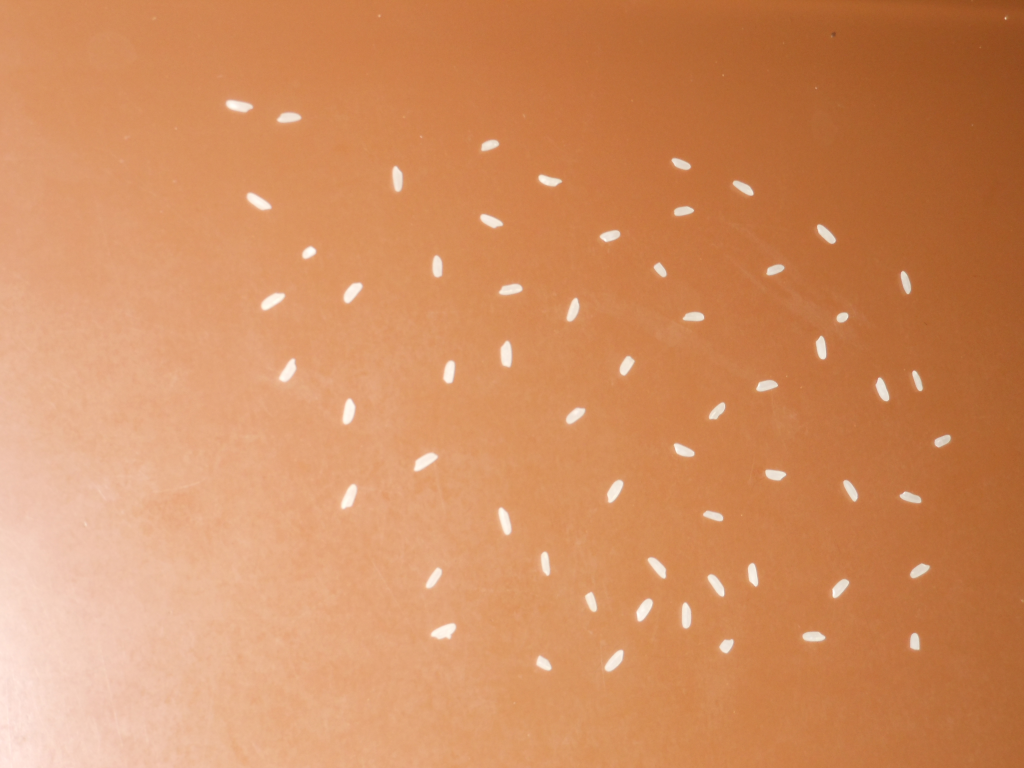
#> input picture 60.bmp, 1024 x 768 px
$ python main.py
#> lines starting #> are read from the running program, lines starting #| are printed output that depends on the picture; after the words box and inside, x2 and y2 are one past the last pixel; in counts of white or black regions, pixels touching at a corner belong together
import sys
import numpy as np
import cv2

INPUT_IMAGES = (
    ('60', '60.bmp'),
    ('82', '82.bmp'),
    ('114', '114.bmp'),
    ('150', '150.bmp'),
    ('205', '205.bmp'),
)

def main():
    for nome, img in INPUT_IMAGES:
        img = cv2.imread(img, 0)
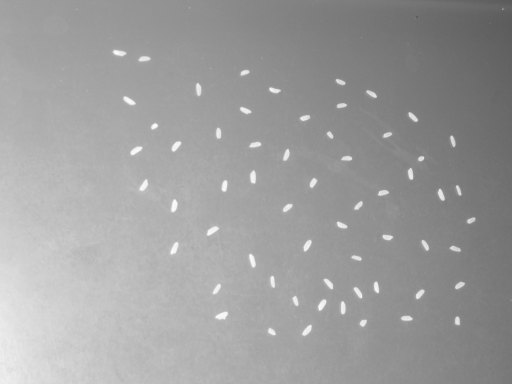
#> img: shape (768, 1024) (shown at 1/2 size); min 85, max 253, mean 156.9
        if img is None:
            print('Failed to open image. \n')
            sys.exit()


        blur = cv2.bilateralFilter(img, d=-1, sigmaColor=50, sigmaSpace=3)

        adaptativeThreshold = cv2.adaptiveThreshold(blur, maxValue=1, adaptiveMethod=cv2.ADAPTIVE_THRESH_GAUSSIAN_C, thresholdType=cv2.THRESH_BINARY, blockSize=101, C=-27)
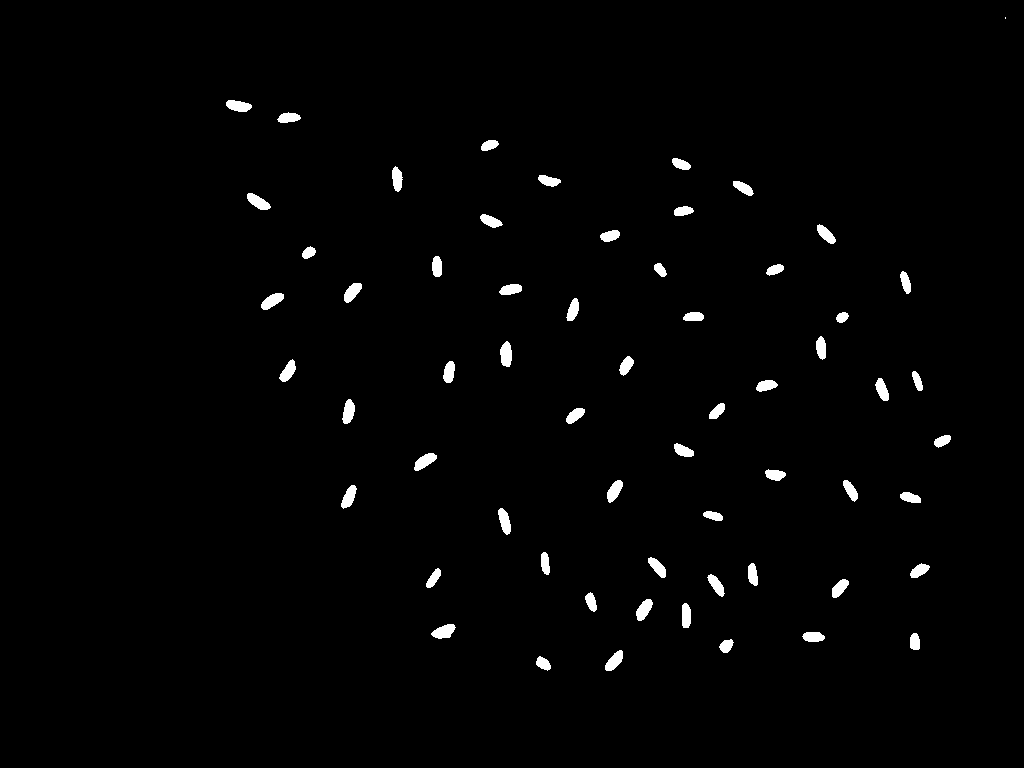
#> adaptativeThreshold: shape (768, 1024); values 0 (black) and 1 (white), 1.4% white; 61 white regions (1 under 20 px), largest, box (x1, y1, x2, y2) and area: (431, 624, 456, 639) 244, (500, 341, 512, 367) 243, (414, 453, 437, 471) 235

        otsuThreshold, globalThreshold = cv2.threshold(blur, thresh=0, maxval=1, type=cv2.THRESH_BINARY+cv2.THRESH_OTSU)
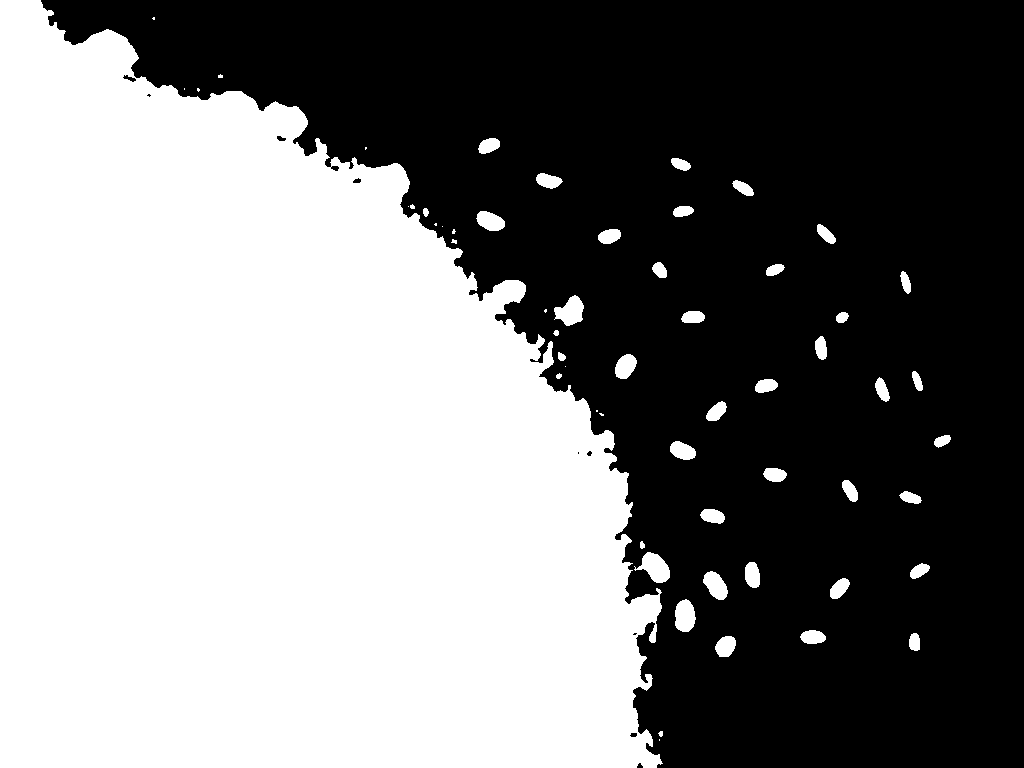
#> globalThreshold: shape (768, 1024); values 0 (black) and 1 (white), 49.1% white; 58 white regions (15 under 20 px), largest, box (x1, y1, x2, y2) and area: (0, 0, 663, 768) 376495, (634, 552, 670, 583) 627, (554, 295, 584, 326) 583
#> otsuThreshold = 157

        mask = adaptativeThreshold * globalThreshold

        kernel = np.ones((3,3), np.float32)
        mask = cv2.morphologyEx(mask, cv2.MORPH_ERODE, kernel, iterations=2)
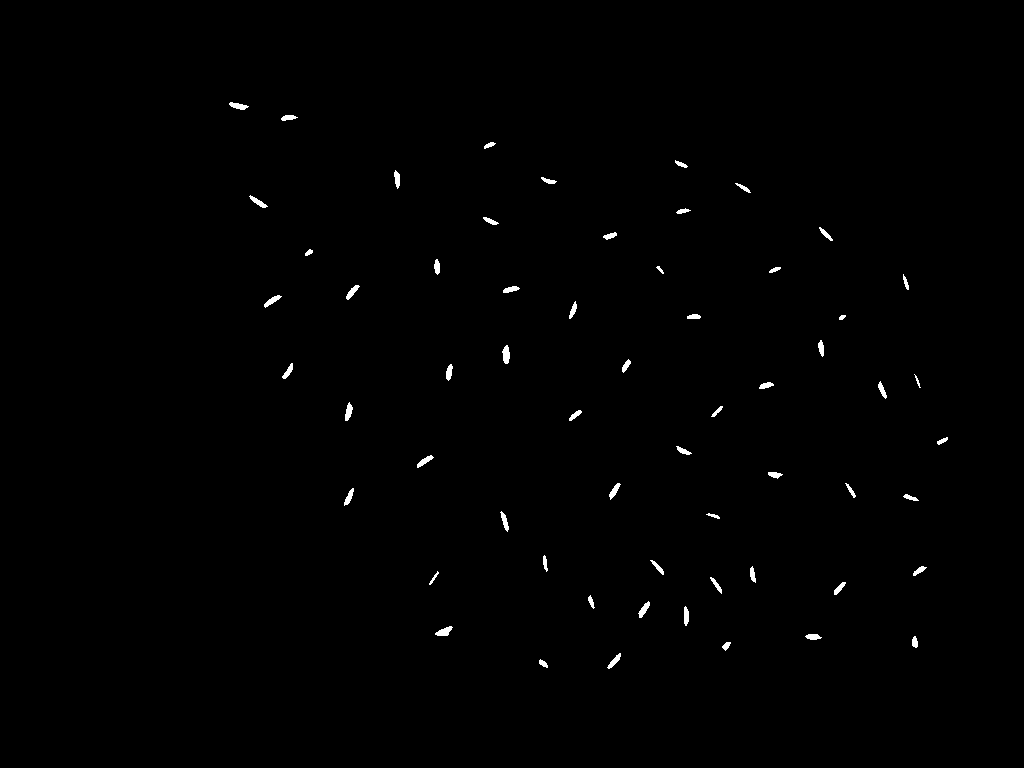
#> mask: shape (768, 1024); values 0 (black) and 1 (white), 0.5% white; 60 white regions, largest, box (x1, y1, x2, y2) and area: (502, 345, 510, 364) 109, (435, 626, 453, 636) 105, (345, 402, 353, 421) 93
        mask = cv2.morphologyEx(mask, cv2.MORPH_DILATE, kernel, iterations=1)
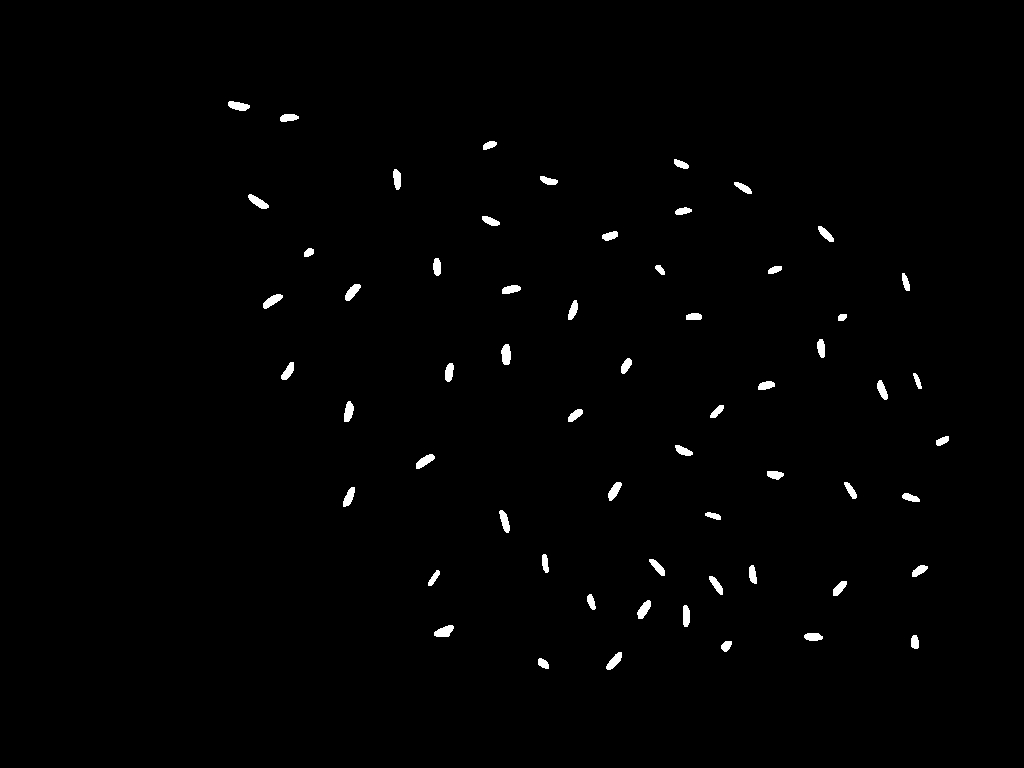
#> mask: shape (768, 1024); values 0 (black) and 1 (white), 0.89% white; 60 white regions, largest, box (x1, y1, x2, y2) and area: (501, 344, 511, 365) 167, (434, 625, 454, 637) 165, (263, 294, 283, 309) 156

        n, labels, stats, _ = cv2.connectedComponentsWithStats(mask, connectivity=4)
#> labels: shape (768, 1024) int32; 61 distinct labels, from 0 to 60
#> n = 61; stats = 61 rows, first 6: [0, 0, 1024, 768, 779430], [228, 101, 22, 10, 152], [280, 114, 19, 8, 119], [483, 141, 14, 9, 87], [674, 159, 15, 10, 94], [393, 169, 8, 21, 133]

        blobs = []

        for label in range(1, n):
            blobs.append(stats[label, cv2.CC_STAT_AREA])
#> after the loop, blobs = 60 values, max 167 at index 24, min 54 at index 22, mean 116.7

        blobs.sort()

        median = np.median(blobs)
#> median = 116

        blobs = [round(blob/median) if blob > median else 1 for blob in blobs]
#> blobs = 60 values from 1 to 1

        print(sum(blobs))
#| 60


        cv2.imwrite(f'test{nome}.png', mask*255)
#> pass 2 of the loop in main, `for nome, img in INPUT_IMAGES:`:
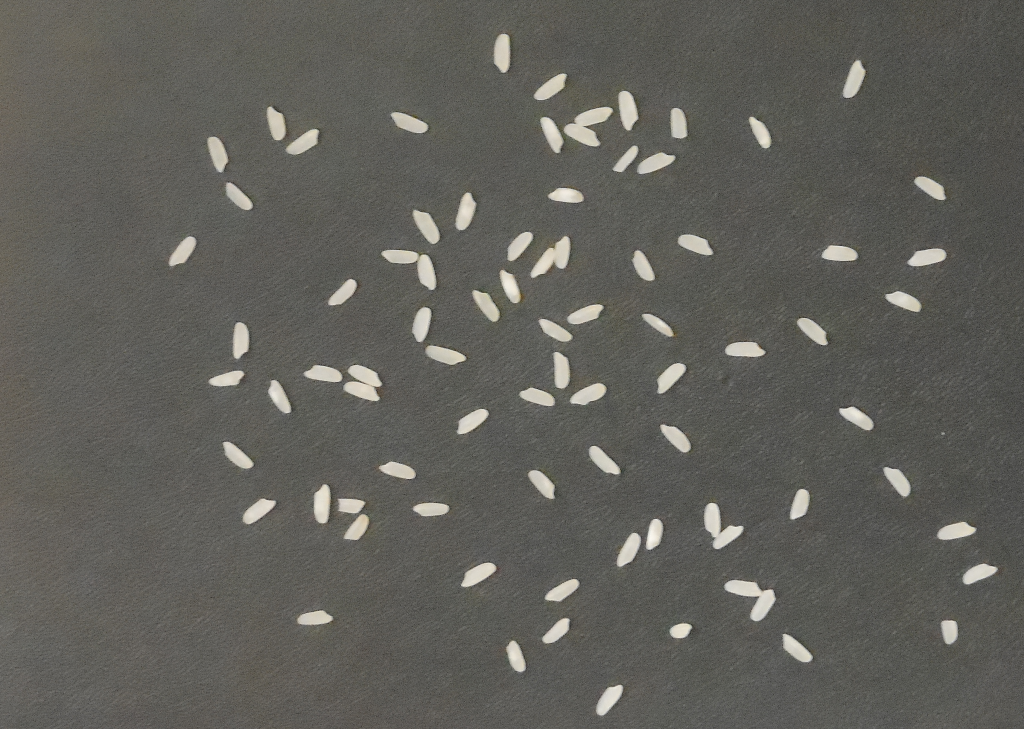
#> input picture 82.bmp, 1024 x 729 px
#> img: shape (729, 1024)
#> blur: shape (729, 1024)
#> in main, `adaptativeThreshold = cv2.adaptiveThreshold(blur, maxValue=1, adaptive..`:
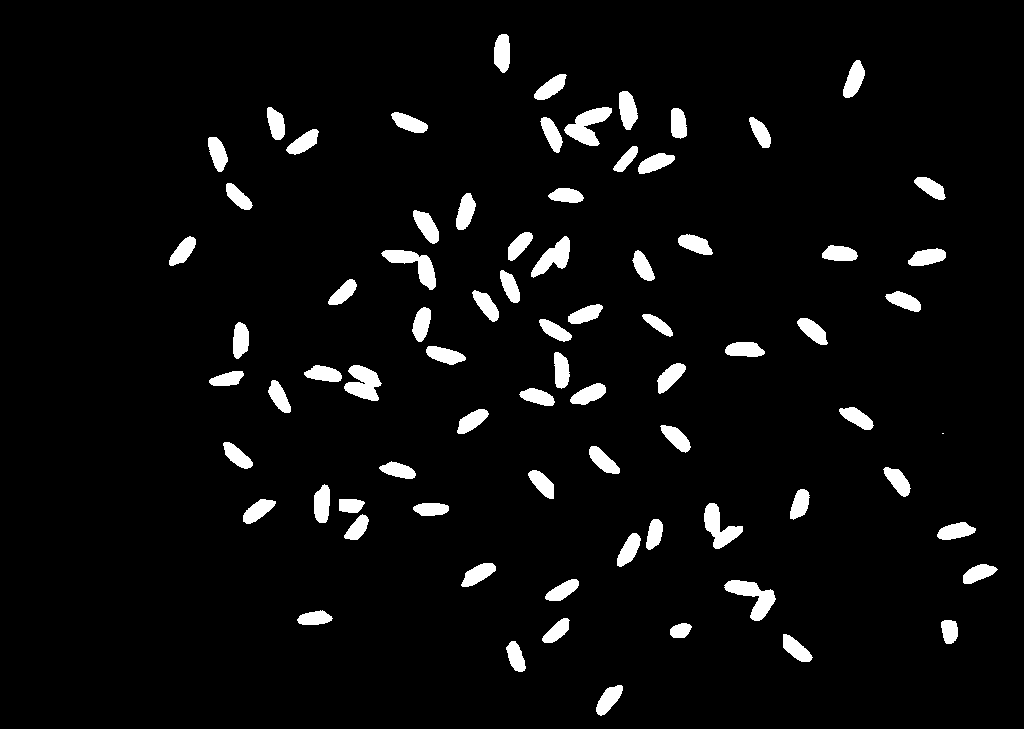
#> adaptativeThreshold: shape (729, 1024); values 0 (black) and 1 (white), 4.7% white; 77 white regions (1 under 20 px), largest, box (x1, y1, x2, y2) and area: (724, 580, 776, 621) 932, (564, 107, 612, 146) 931, (381, 250, 436, 290) 868
#> otsuThreshold = 143
#> in main, `n, labels, stats, _ = cv2.connectedComponentsWithStats(mask, connectiv..`:
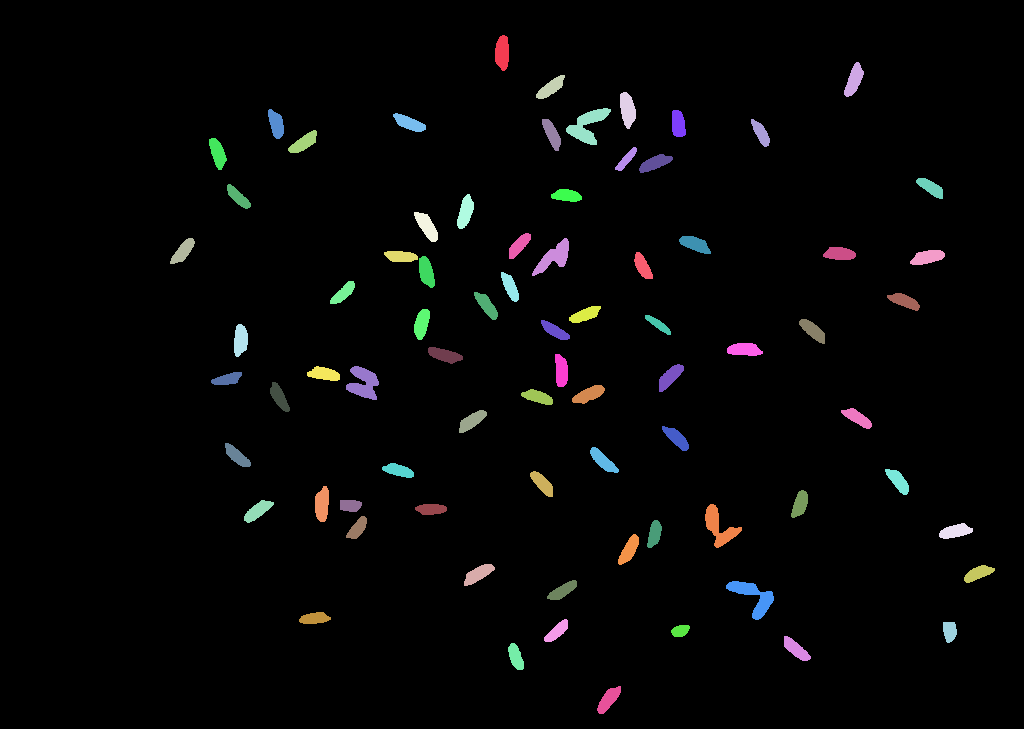
#> labels: shape (729, 1024) int32; 78 distinct labels, from 0 to 77; one colour per label, 0 black
#> n = 78; stats = 78 rows, first 6: [0, 0, 1024, 729, 720024], [495, 35, 14, 36, 405], [844, 62, 20, 35, 386], [536, 75, 29, 24, 338], [620, 92, 16, 37, 424], [566, 108, 45, 37, 724]
#> after the loop in main, `for label in range(1, n):`: blobs = 77 values, max 724 at index 4, min 176 at index 73, mean 343.8
#> median = 328
#> in main, `blobs = [round(blob/median) if blob > median else 1 for blob in blobs]`: blobs = 77 values from 1 to 2
#| 82
#> pass 3 of the loop in main, `for nome, img in INPUT_IMAGES:`:
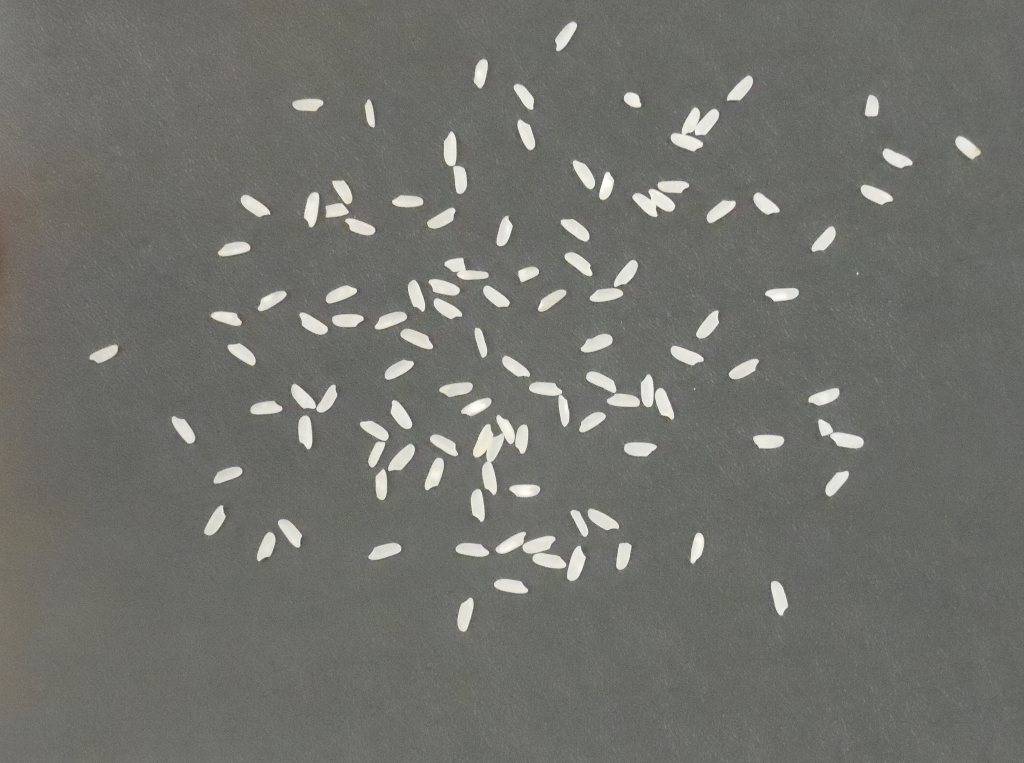
#> input picture 114.bmp, 1024 x 763 px
#> img: shape (763, 1024)
#> blur: shape (763, 1024)
#> in main, `adaptativeThreshold = cv2.adaptiveThreshold(blur, maxValue=1, adaptive..`:
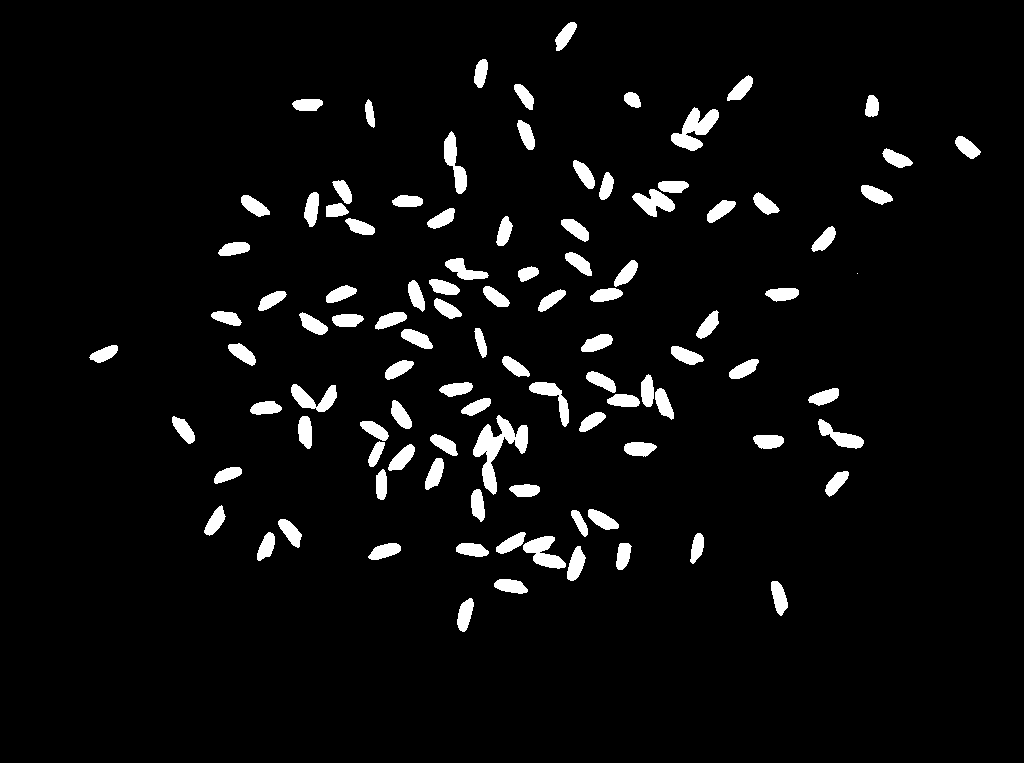
#> adaptativeThreshold: shape (763, 1024); values 0 (black) and 1 (white), 4.8% white; 102 white regions (1 under 20 px), largest, box (x1, y1, x2, y2) and area: (473, 415, 528, 495) 1579, (671, 107, 719, 151) 1017, (523, 536, 566, 569) 745
#> otsuThreshold = 162
#> in main, `n, labels, stats, _ = cv2.connectedComponentsWithStats(mask, connectiv..`:
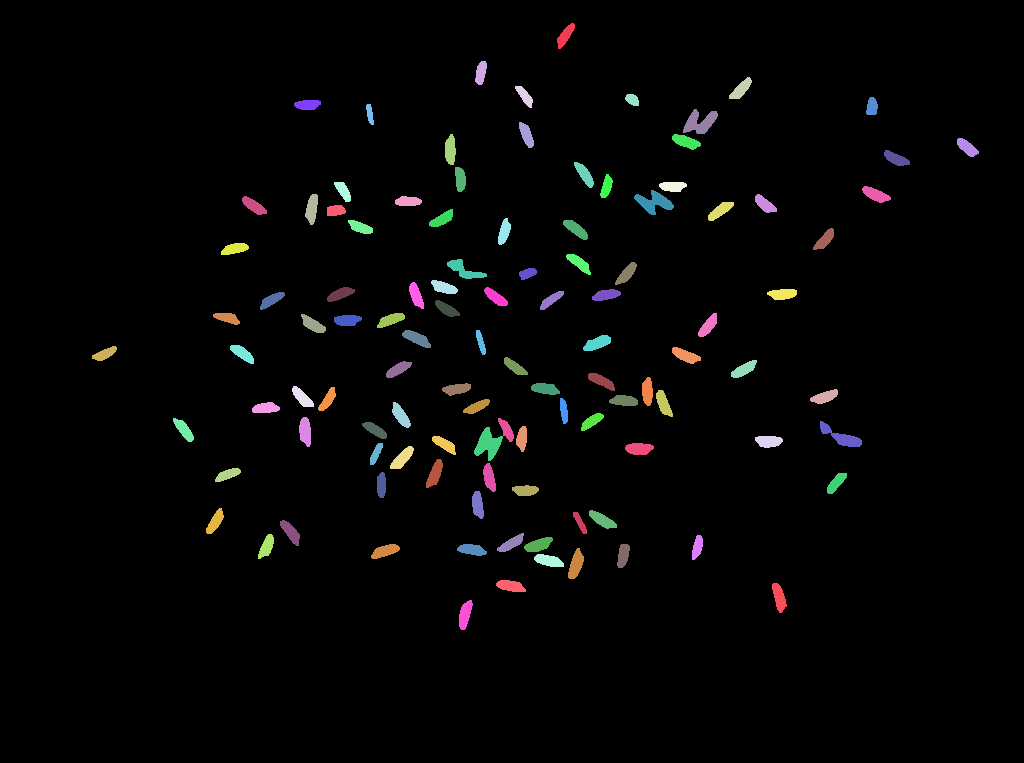
#> labels: shape (763, 1024) int32; 110 distinct labels, from 0 to 109; one colour per label, 0 black
#> n = 110; stats = 110 rows, first 6: [0, 0, 1024, 763, 754876], [557, 23, 18, 26, 225], [475, 61, 12, 24, 204], [729, 77, 23, 22, 249], [515, 86, 18, 22, 190], [625, 94, 14, 12, 127]
#> after the loop in main, `for label in range(1, n):`: blobs = 109 values, max 502 at index 80, min 110 at index 7, mean 242.5
#> median = 241
#> in main, `blobs = [round(blob/median) if blob > median else 1 for blob in blobs]`: blobs = 109 values from 1 to 2
#| 113
#> the loop made 5 passes; the first 3 are shown

if __name__ == '__main__':
    main()
